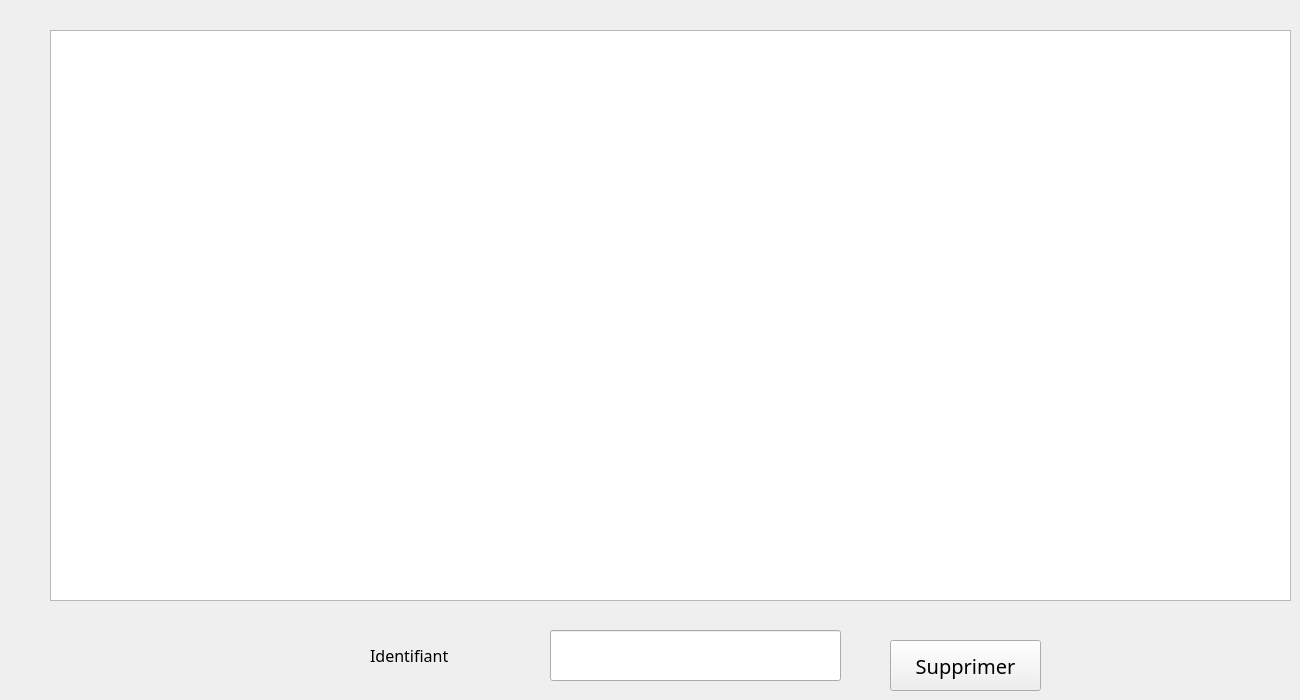
       <widget class="QWidget" name="supprimer_employee">
        <attribute name="title">
         <string>Supprimer Employé</string>
        </attribute>
        <widget class="QPushButton" name="supprimer_button">
         <property name="geometry">
          <rect>
           <x>890</x>
           <y>640</y>
           <width>151</width>
           <height>51</height>
          </rect>
         </property>
         <property name="font">
          <font>
           <family>Corbel</family>
           <pointsize>15</pointsize>
           <weight>9</weight>
           <italic>false</italic>
           <bold>false</bold>
          </font>
         </property>
         <property name="text">
          <string>Supprimer</string>
         </property>
        </widget>
        <widget class="QLineEdit" name="id_delete_line">
         <property name="geometry">
          <rect>
           <x>550</x>
           <y>630</y>
           <width>291</width>
           <height>51</height>
          </rect>
         </property>
        </widget>
        <widget class="QLabel" name="delete_id_label">
         <property name="geometry">
          <rect>
           <x>370</x>
           <y>640</y>
           <width>111</width>
           <height>31</height>
          </rect>
         </property>
         <property name="font">
          <font>
           <family>Corbel</family>
           <pointsize>12</pointsize>
           <weight>50</weight>
           <italic>false</italic>
           <bold>false</bold>
          </font>
         </property>
         <property name="text">
          <string>Identifiant</string>
         </property>
        </widget>
        <widget class="QTableView" name="tableView_3">
         <property name="geometry">
          <rect>
           <x>50</x>
           <y>30</y>
           <width>1241</width>
           <height>571</height>
          </rect>
         </property>
         <property name="styleSheet">
          <string notr="true"/>
         </property>
        </widget>
       </widget>
